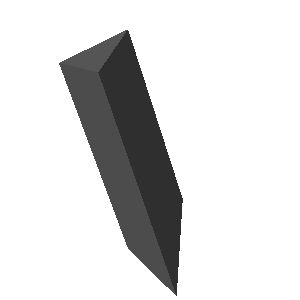

Python code for this plot:
#!/usr/bin/env python

# Read a 15-node tetrahedron Exodus file and render the surface.

import os

import vtkmodules.vtkInteractionStyle  # noqa: F401
import vtkmodules.vtkRenderingFreeType  # noqa: F401
import vtkmodules.vtkRenderingOpenGL2  # noqa: F401

from vtkmodules.vtkFiltersGeometry import vtkDataSetSurfaceFilter
from vtkmodules.vtkIOExodus import vtkExodusIIReader
from vtkmodules.vtkRenderingCore import (
    vtkActor,
    vtkCompositePolyDataMapper,
    vtkRenderWindow,
    vtkRenderWindowInteractor,
    vtkRenderer,
)

# Source
data_dir = os.environ.get("VPE_DATA_DIR", os.path.dirname(os.path.abspath(__file__)))

# Read the Exodus file
exodus_reader = vtkExodusIIReader()
exodus_reader.SetFileName(os.path.join(data_dir, "tetra15.g"))
exodus_reader.Update()

# Surface filter
surface_filter = vtkDataSetSurfaceFilter()
surface_filter.SetInputConnection(exodus_reader.GetOutputPort())

# Composite mapper
composite_mapper = vtkCompositePolyDataMapper()
composite_mapper.SetInputConnection(surface_filter.GetOutputPort())

# Actor
exodus_actor = vtkActor()
exodus_actor.SetMapper(composite_mapper)

# Renderer
renderer = vtkRenderer()
renderer.AddActor(exodus_actor)
renderer.SetBackground(1, 1, 1)

# Render window
render_window = vtkRenderWindow()
render_window.AddRenderer(renderer)
render_window.SetWindowName("exodus tetra 15 node")
render_window.SetMultiSamples(0)
render_window.SetSize(300, 300)

# Interactor
interactor = vtkRenderWindowInteractor()
interactor.SetRenderWindow(render_window)

# Scene
camera = renderer.GetActiveCamera()
camera.SetPosition(10.0, 10.0, 5.0)
camera.SetViewUp(0.0, 0.4, 1.0)
renderer.ResetCamera()

interactor.Initialize()
interactor.Start()
